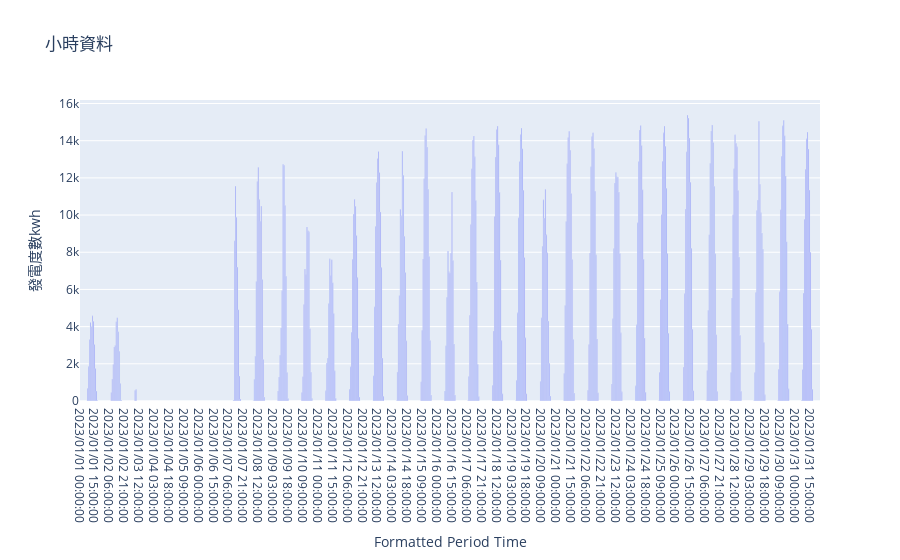

Here is the notebook cell this chart was saved with:
### Code cell
print("Columns in df1:", df1.columns)
print("Columns in df2:", df2.columns)

merged_df = pd.merge(df2, df1, left_on='formatted_periodTime', right_on='formatted_periodTime', how='left', suffixes=('_df2', '_df1'))
merged_df
merged_df["intervalAcKwh_df2"] = merged_df["intervalAcKwh_df1"].combine_first(merged_df["intervalAcKwh_df2"])
merged_df.drop(["intervalAcKwh_df1"], axis=1, inplace=True)
merged_df['intervalAcKwh_df2']

import plotly.express as px

fig = px.bar(merged_df, x='formatted_periodTime', y='intervalAcKwh_df2', title='小時資料')
fig.update_xaxes(title_text='Formatted Period Time')
fig.update_yaxes(title_text='發電度數kwh')
fig.show()

### Figure 1 — Plotly figure (JSON) as saved in the notebook; plotly's stock layout.template omitted (floating-point values rounded to 4 significant figures; data arrays with more than 128 entries replaced by an {"elided": "..."} marker saying what was removed)
{"data": [{"alignmentgroup": "True", "hovertemplate": "formatted_periodTime=%{x}<br>intervalAcKwh_df2=%{y}<extra></extra>", "legendgroup": "", "marker": {"color": "#636efa", "pattern": {"shape": ""}}, "name": "", "offsetgroup": "", "orientation": "v", "showlegend": false, "textposition": "auto", "type": "bar", "x": {"elided": "745 str values"}, "xaxis": "x", "y": {"elided": "745 float values"}, "yaxis": "y"}], "layout": {"barmode": "relative", "legend": {"tracegroupgap": 0}, "title": {"text": "小時資料"}, "xaxis": {"anchor": "y", "domain": [0, 1], "title": {"text": "Formatted Period Time"}}, "yaxis": {"anchor": "x", "domain": [0, 1], "title": {"text": "發電度數kwh"}}}}
